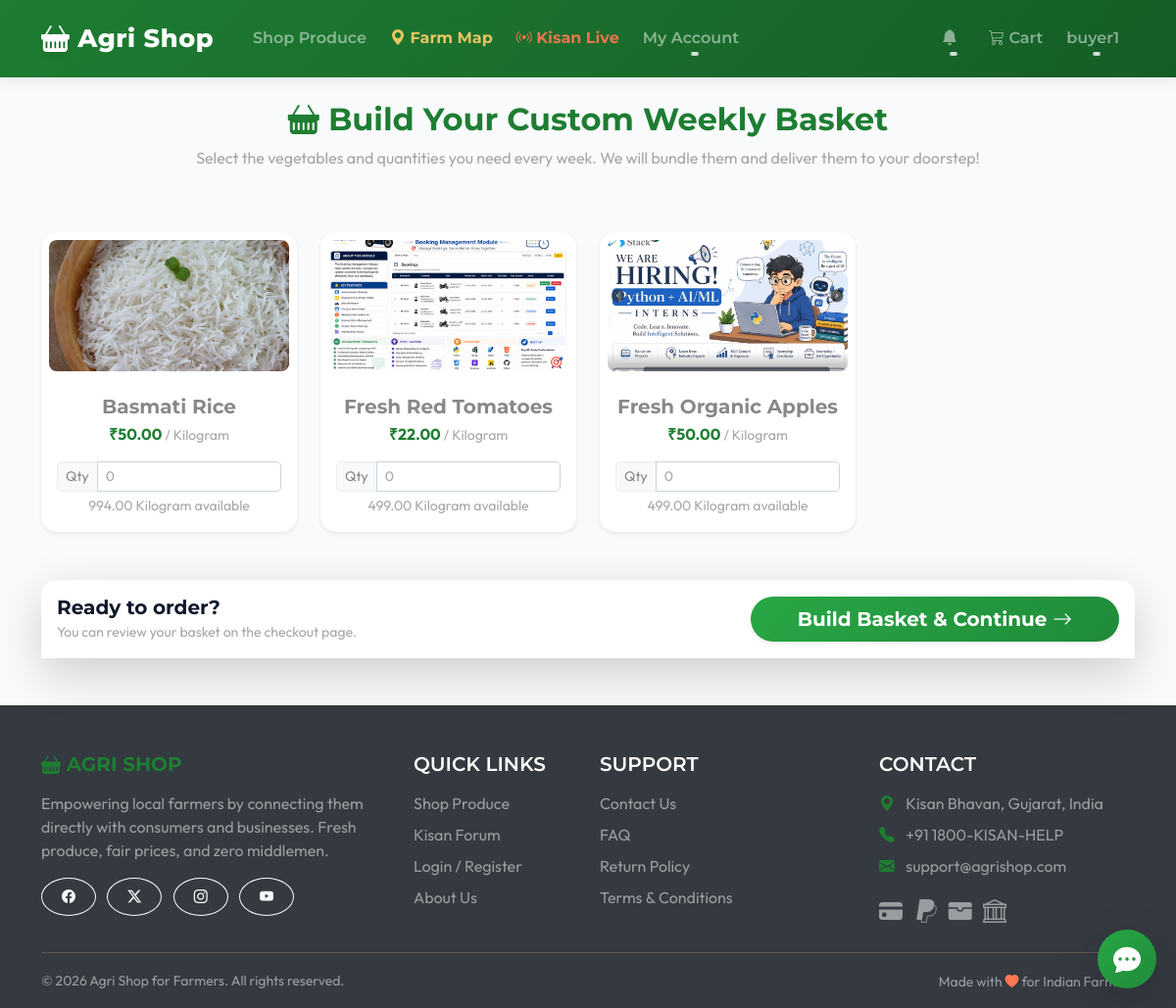
The page /orders/build-basket/ (signed in) on the database its author committed.
### accounts/models.py (models this page shows, shortened)
class User(AbstractUser):
    class Role(models.TextChoices):
        FARMER = 'FARMER', 'Farmer'
        BUYER = 'BUYER', 'Buyer'
        BUSINESS_BUYER = 'BUSINESS_BUYER', 'Business Buyer'
        AGRO_DEALER = 'AGRO_DEALER', 'Agro Dealer'
    role = models.CharField(max_length=20, choices=Role.choices, default=Role.BUYER)
    phone = models.CharField(max_length=15, blank=True)
    address = models.TextField(blank=True)
    village_or_city = models.CharField(max_length=100, blank=True)
    state = models.CharField(max_length=50, blank=True)
    is_verified_farmer = models.BooleanField(default=False)

### products/models.py (models this page shows, shortened)
class Product(models.Model):
    UNIT_CHOICES = [
        ('kg', 'Kilogram'),
        ('quintal', 'Quintal (100kg)'),
        ('dozen', 'Dozen'),
        ('litre', 'Litre'),
        ('piece', 'Piece'),
    ]
    QUALITY_CHOICES = [
        ('A', 'Grade A (Premium)'),
        ('B', 'Grade B (Standard)'),
        ('C', 'Grade C (Processing/Juice)'),
        ('organic', 'Certified Organic'),
        ('pesticide_free', 'Pesticide-Free'),
    ]
    farmer = models.ForeignKey(settings.AUTH_USER_MODEL, on_delete=models.CASCADE, related_name='products')
    category = models.ForeignKey(Category, on_delete=models.CASCADE, related_name='products')
    name = models.CharField(max_length=200)
    description = models.TextField()
    image = models.ImageField(upload_to='product_images/', blank=True, null=True)
    price_per_unit = models.DecimalField(max_digits=10, decimal_places=2)
    unit = models.CharField(max_length=20, choices=UNIT_CHOICES, default='kg')
    quantity_available = models.DecimalField(max_digits=10, decimal_places=2)
    bulk_price_threshold = models.DecimalField(max_digits=10, decimal_places=2, null=True, blank=True, help_text="Minimum quantity for bulk pricing")
    bulk_price_per_unit = models.DecimalField(max_digits=10, decimal_places=2, null=True, blank=True, help_text="Price per unit when threshold is met")
    is_organic = models.BooleanField(default=False)
    quality_grade = models.CharField(max_length=20, choices=QUALITY_CHOICES, blank=True)
    is_imperfect = models.BooleanField(default=False, help_text="Ugly veggies at discount")
    harvest_date = models.DateField(blank=True, null=True)
    is_active = models.BooleanField(default=True)
    created_at = models.DateTimeField(auto_now_add=True)
    updated_at = models.DateTimeField(auto_now=True)

### orders/views.py (the view, shortened to what this page needs)
# urls.py: path('build-basket/', views.build_basket, name='build_basket'),
@login_required
def build_basket(request):
    if request.user.role == 'FARMER':
        messages.error(request, 'Farmers cannot build baskets.')
        return redirect('product_list')
    products = Product.objects.filter(is_active=True).order_by('-quantity_available')[:20]
    return render(request, 'orders/build_basket.html', {'products': products})

### templates/orders/build_basket.html (shortened to what this page needs)
{% extends 'base.html' %}
{% block content %}
<div class="row mt-4">
    <div class="col-12 text-center mb-5">
        <h2 class="fw-bold text-success"><i class="bi bi-basket-fill"></i> Build Your Custom Weekly Basket</h2>
        <p class="text-muted">Select the vegetables and quantities you need every week. We will bundle them and deliver them to your doorstep!</p>
    </div>
</div>
<form method="post">
    <div class="row row-cols-1 row-cols-md-3 row-cols-lg-4 g-4">
        {% for product in products %}
        <div class="col">
            <div class="card h-100 shadow-sm hover-shadow border-0 rounded-4">
                {% if product.image %}
                    <img src="{{ product.image.url }}" class="card-img-top p-2 rounded-4" alt="{{ product.name }}" style="height: 150px; object-fit: cover;">
                {% else %}
                    <div class="card-img-top bg-light p-2 rounded-4 d-flex align-items-center justify-content-center text-muted" style="height: 150px;">
                        <i class="bi bi-image fs-1"></i>
                    </div>
                {% endif %}
                <div class="card-body text-center">
                    <h5 class="card-title fw-bold mb-1">{{ product.name }}</h5>
                    <p class="text-success fw-bold mb-3">₹{{ product.price_per_unit }} <small class="text-muted fw-normal">/ {{ product.get_unit_display }}</small></p>
                    <div class="input-group input-group-sm">
                        <span class="input-group-text">Qty</span>
                        <input type="number" step="0.5" class="form-control" name="qty_{{ product.id }}" min="0" max="{{ product.quantity_available }}" placeholder="0">
                    </div>
                    <small class="text-muted mt-1 d-block">{{ product.quantity_available }} {{ product.get_unit_display }} available</small>
                </div>
            </div>
        </div>
        {% empty %}
        <div class="col-12 text-center">
            <p>No products available right now.</p>
        </div>
        {% endfor %}
    </div>
    {% if products %}
    <div class="position-sticky bottom-0 bg-white p-3 shadow-lg rounded-top-4 mt-5 border-top d-flex justify-content-between align-items-center z-3">
        <div>
            <h5 class="mb-0 fw-bold">Ready to order?</h5>
            <small class="text-muted">You can review your basket on the checkout page.</small>
        </div>
        <button type="submit" class="btn btn-success btn-lg fw-bold px-5 shadow-sm rounded-pill">Build Basket & Continue <i class="bi bi-arrow-right"></i></button>
    </div>
    {% endif %}
</form>
{% endblock %}

### templates/base.html (shortened to what this page needs)
<!DOCTYPE html>
<html lang="en">
<head>
    <link href="https://cdn.jsdelivr.net/npm/bootswatch@5.3.3/dist/minty/bootstrap.min.css" rel="stylesheet">
    <link rel="stylesheet" href="https://cdn.jsdelivr.net/npm/bootstrap-icons@1.11.3/font/bootstrap-icons.min.css">
    {% load static %}
    <link rel="stylesheet" href="{% static 'css/style.css' %}">
</head>
<body>
    <nav class="navbar navbar-expand-lg navbar-dark bg-primary mb-4">
        <div class="container">
            <a class="navbar-brand" href="/">
                <i class="bi bi-basket-fill"></i> Agri Shop
            </a>
            <div class="collapse navbar-collapse" id="navbarNav">
                <ul class="navbar-nav me-auto">
                    {% if not user.is_authenticated or user.role == 'BUYER' or user.role == 'BUSINESS_BUYER' %}
                    <li class="nav-item">
                        <a class="nav-link" href="/">Shop Produce</a>
                    </li>
                    <li class="nav-item">
                        <a class="nav-link text-warning fw-bold" href="{% url 'farm_map' %}"><i class="bi bi-geo-alt-fill"></i> Farm Map</a>
                    </li>
                    <li class="nav-item">
                        <a class="nav-link text-danger fw-bold" href="{% url 'live_streams' %}"><i class="bi bi-broadcast"></i> Kisan Live</a>
                    </li>
                    {% endif %}
                    {% if user.is_authenticated and user.role != 'FARMER' and user.role != 'AGRO_DEALER' %}
                    <li class="nav-item dropdown">
                        <a class="nav-link dropdown-toggle" href="#" role="button" data-bs-toggle="dropdown">
                            My Account
                        </a>
                    </li>
                    {% endif %}
                </ul>
                <ul class="navbar-nav ms-auto mb-2 mb-lg-0 align-items-center">
                    {% if user.is_authenticated %}
                    <li class="nav-item dropdown me-2">
                        <a class="nav-link dropdown-toggle position-relative" href="#" id="notifDropdown" role="button" data-bs-toggle="dropdown">
                            <i class="bi bi-bell-fill"></i>
                        </a>
                    </li>
                    {% if user.role == 'FARMER' %}
                    <li class="nav-item">
                        <a class="nav-link" href="{% url 'agro_cart_view' %}">
                            <i class="bi bi-cart3"></i> Agro Cart
                        </a>
                    </li>
                    {% elif user.role != 'AGRO_DEALER' %}
                    <li class="nav-item">
                        <a class="nav-link" href="{% url 'cart_view' %}">
                            <i class="bi bi-cart3"></i> Cart
                        </a>
                    </li>
                    {% endif %}
                    <li class="nav-item dropdown">
                        <a class="nav-link dropdown-toggle" href="#" id="navbarDropdown" role="button" data-bs-toggle="dropdown">
                            {{ user.username }}
                        </a>
                    </li>
                    {% endif %}
                </ul>
            </div>
        </div>
    </nav>
    <div class="container">
        {% block content %}
        {% endblock content %}
    </div>
    <footer class="bg-dark text-white pt-5 pb-3 mt-5">
        <div class="container">
            <div class="row">
                <div class="col-lg-4 col-md-6 mb-4 mb-md-0">
                    <h5 class="text-uppercase text-success fw-bold mb-3">
                        <i class="bi bi-basket-fill"></i> Agri Shop
                    </h5>
                    <p class="text-white-50">
                        Empowering local farmers by connecting them directly with consumers and businesses. Fresh produce, fair prices, and zero middlemen.
                    </p>
                    <div class="mt-3">
                        <a href="#" class="btn btn-outline-light btn-sm rounded-circle me-2"><i class="bi bi-facebook"></i></a>
                        <a href="#" class="btn btn-outline-light btn-sm rounded-circle me-2"><i class="bi bi-twitter-x"></i></a>
                        <a href="#" class="btn btn-outline-light btn-sm rounded-circle me-2"><i class="bi bi-instagram"></i></a>
                        <a href="#" class="btn btn-outline-light btn-sm rounded-circle"><i class="bi bi-youtube"></i></a>
                    </div>
                </div>
                <div class="col-lg-2 col-md-6 mb-4 mb-md-0">
                    <h5 class="text-uppercase mb-3 text-white">Quick Links</h5>
                    <ul class="list-unstyled mb-0">
                        <li class="mb-2"><a href="/" class="text-white-50 text-decoration-none hover-white">Shop Produce</a></li>
                        <li class="mb-2"><a href="{% url 'forum_list' %}" class="text-white-50 text-decoration-none hover-white">Kisan Forum</a></li>
                        <li class="mb-2"><a href="{% url 'login' %}" class="text-white-50 text-decoration-none hover-white">Login / Register</a></li>
                        <li class="mb-2"><a href="{% url 'about_us' %}" class="text-white-50 text-decoration-none hover-white">About Us</a></li>
                    </ul>
                </div>
                <div class="col-lg-3 col-md-6 mb-4 mb-md-0">
                    <h5 class="text-uppercase mb-3 text-white">Support</h5>
                    <ul class="list-unstyled mb-0">
                        <li class="mb-2"><a href="{% url 'contact_us' %}" class="text-white-50 text-decoration-none hover-white">Contact Us</a></li>
                        <li class="mb-2"><a href="{% url 'faq' %}" class="text-white-50 text-decoration-none hover-white">FAQ</a></li>
                        <li class="mb-2"><a href="{% url 'return_policy' %}" class="text-white-50 text-decoration-none hover-white">Return Policy</a></li>
                        <li class="mb-2"><a href="{% url 'terms' %}" class="text-white-50 text-decoration-none hover-white">Terms & Conditions</a></li>
                    </ul>
                </div>
                <div class="col-lg-3 col-md-6 mb-4 mb-md-0">
                    <h5 class="text-uppercase mb-3 text-white">Contact</h5>
                    <ul class="list-unstyled mb-3 text-white-50">
                        <li class="mb-2"><i class="bi bi-geo-alt-fill me-2 text-success"></i> Kisan Bhavan, Gujarat, India</li>
                        <li class="mb-2"><i class="bi bi-telephone-fill me-2 text-success"></i> +91 1800-KISAN-HELP</li>
                        <li class="mb-2"><i class="bi bi-envelope-fill me-2 text-success"></i> support@agrishop.com</li>
                    </ul>
                    <div class="mt-2 text-white-50">
                        <i class="bi bi-credit-card-fill fs-4 me-2"></i>
                        <i class="bi bi-paypal fs-4 me-2"></i>
                        <i class="bi bi-wallet-fill fs-4 me-2"></i>
                        <i class="bi bi-bank fs-4"></i>
                    </div>
                </div>
            </div>
            <hr class="mt-4 mb-3 border-secondary">
            <div class="row align-items-center">
                <div class="col-md-6 text-center text-md-start">
                    <p class="text-white-50 small mb-0">&copy; 2026 Agri Shop for Farmers. All rights reserved.</p>
                </div>
                <div class="col-md-6 text-center text-md-end mt-2 mt-md-0">
                    <span class="text-white-50 small">Made with <i class="bi bi-heart-fill text-danger"></i> for Indian Farmers</span>
                </div>
            </div>
        </div>
    </footer>
    <div class="toast-container position-fixed bottom-0 end-0 p-3">
    </div>
    <div id="aiChatbotWidget" style="position: fixed; bottom: 20px; right: 20px; z-index: 9999;" class="notranslate" translate="no">
        <button id="toggleChatBtn" class="btn btn-success rounded-circle shadow-lg d-flex align-items-center justify-content-center" style="width: 60px; height: 60px; float: right;">
            <i class="bi bi-chat-dots-fill fs-3"></i>
        </button>
    </div>
</body>
</html>

### static/css/style.css (style rules this page uses)
body { font-family: 'Outfit', sans-serif; background-color: #f8fafc; color: #1e293b; }
.navbar { background: linear-gradient(135deg, #1e7d32 0%, #155d27 100%) !important; box-shadow: 0 4px 12px rgba(30, 125, 50, 0.15); padding: 1rem 0; }
.navbar-brand { font-weight: 700; letter-spacing: 0.5px; font-size: 1.5rem; }
.card { border: none; border-radius: 12px; box-shadow: 0 4px 6px -1px rgba(0, 0, 0, 0.05), 0 2px 4px -1px rgba(0, 0, 0, 0.03); transition: transform 0.2s ease, box-shadow 0.2s ease; overflow: hidden; background: #ffffff; }
.card-img-top, .card img { border-top-left-radius: 12px; border-top-right-radius: 12px; object-fit: cover; }
.btn { border-radius: 8px; font-weight: 500; padding: 0.5rem 1.25rem; transition: all 0.2s; }
.btn-success { background: linear-gradient(135deg, #28a745 0%, #208b3a 100%); border: none; box-shadow: 0 4px 6px rgba(40, 167, 69, 0.2); }
h1, h2, h3, h4, h5, h6 { font-weight: 600; color: #0f172a; }
.text-success { color: #1e7d32 !important; }
.form-control, .form-select { border-radius: 8px; border: 1px solid #cbd5e1; padding: 0.6rem 1rem; }

### templates/base.html (style rules this page uses)
.navbar { box-shadow: 0 4px 15px rgba(0,0,0,0.08); padding-top: 0.8rem; padding-bottom: 0.8rem; }
.navbar-brand { font-weight: 800; font-size: 1.6rem; letter-spacing: 0.5px; display: flex; align-items: center; gap: 8px; }
.navbar-brand i { font-size: 1.8rem; text-shadow: 0 2px 6px rgba(0,0,0,0.15); }
.nav-link { font-weight: 600; position: relative; margin-right: 8px; padding: 8px 4px; transition: all 0.3s ease; opacity: 0.9; white-space: nowrap; }
.nav-link::after { content: ''; position: absolute; width: 0; height: 3px; bottom: 2px; left: 50%; background-color: rgba(255, 255, 255, 0.8); transition: all 0.3s ease; transform: translateX(-50%); border-radius: 4px; }
body { top: 0 !important; }

### rows shown on the page
User: username "buyer1"
Product: image (picture), name "Basmati Rice", price_per_unit "50.00", unit "Kilogram", quantity_available "994.00"
Product: image (picture), name "Fresh Red Tomatoes", price_per_unit "22.00", unit "Kilogram", quantity_available "499.00"
Product: image (picture), name "Fresh Organic Apples", price_per_unit "50.00", unit "Kilogram", quantity_available "499.00"
